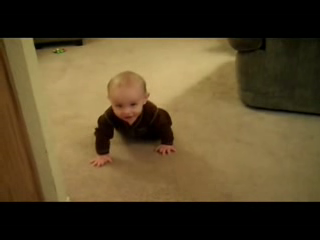
#> input picture frame 16 of ASSIGNMENT(COM-601)/BABY.avi, 320 x 240 px
$ jupyter execute ASSIGNMENT.ipynb
#> lines starting #> are read from the running program, lines starting #| are printed output that depends on the picture
[cell 1]
import cv2
import numpy as np
from hmmlearn import hmm
import joblib
import matplotlib.pyplot as plt

def extract_motion_features(video_path):
#> called with video_path = 'BABY.avi'
    cap = cv2.VideoCapture('BABY.avi')
    prev_gray = None
    features = []

    while cap.isOpened():
        ret, frame = cap.read()
#> frame is the input picture: shape (240, 320, 3); mean B, G, R 41.6, 69.9, 84.9
        if not ret:
            break

        frame = cv2.resize(frame, (320, 240))
        gray = cv2.cvtColor(frame, cv2.COLOR_BGR2GRAY)
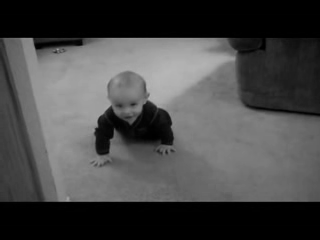
#> gray: shape (240, 320); min 0, max 182, mean 71.2

        if prev_gray is not None:
            flow = cv2.calcOpticalFlowFarneback(prev_gray, gray, None,
                                                pyr_scale=0.5, levels=3, winsize=15,
                                                iterations=3, poly_n=5, poly_sigma=1.2, flags=0)
            mean_flow = np.mean(flow, axis=(0, 1))  # shape (2,)
            features.append(mean_flow)

        prev_gray = gray

    cap.release()
    features = np.array(features)
    return features

def train_hmm(features, n_components=3):
    model = hmm.GaussianHMM(n_components=n_components, covariance_type='diag', n_iter=100)
    model.fit(features)
    return model

def plot_motion_and_states(features, states):
    timesteps = np.arange(len(features))
    vx = features[:, 0]
    vy = features[:, 1]

    plt.figure(figsize=(12, 6))

    # Motion vectors
    plt.subplot(2, 1, 1)
    plt.plot(timesteps, vx, label="Vx (horizontal motion)")
    plt.plot(timesteps, vy, label="Vy (vertical motion)")
    plt.title("Mean Optical Flow Over Time")
    plt.xlabel("Frame Index")
    plt.ylabel("Motion Magnitude")
    plt.legend()

    # HMM states
    plt.subplot(2, 1, 2)
    plt.plot(timesteps, states, 'ro-', label="HMM Predicted State")
    plt.title("Predicted HMM States")
    plt.xlabel("Frame Index")
    plt.ylabel("State")
    plt.yticks(np.arange(np.max(states) + 1))
    plt.legend()

    plt.tight_layout()
    plt.show()

def main():
    # Paths for training and testing videos
    train_video = "BABY.avi"
    test_video = "BABY.avi"

    print("Extracting features from training video...")
    train_features = extract_motion_features(train_video)
    print(f"Training features shape: {train_features.shape}")

    print("Training HMM...")
    model = train_hmm(train_features)

    # Save the trained model
    joblib.dump(model, "motion_hmm.pkl")
    print("Model saved as motion_hmm.pkl")

    print("\nExtracting features from test video...")
    test_features = extract_motion_features(test_video)
    print(f"Test features shape: {test_features.shape}")

    # Load the model and make predictions
    model = joblib.load("motion_hmm.pkl")
    log_likelihood = model.score(test_features)
    print(f"Log-likelihood of the test sequence: {log_likelihood:.2f}")

    states = model.predict(test_features)
    plot_motion_and_states(test_features, states)

if __name__ == "__main__":
    main()


$ run again, starting later in the video
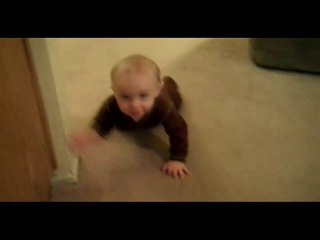
#> input picture frame 74 of ASSIGNMENT(COM-601)/BABY.avi, 320 x 240 px
#> in extract_motion_features, frame is the input picture: shape (240, 320, 3); mean B, G, R 38.3, 63.9, 81.4
#> in extract_motion_features, `gray = cv2.cvtColor(frame, cv2.COLOR_BGR2GRAY)`:
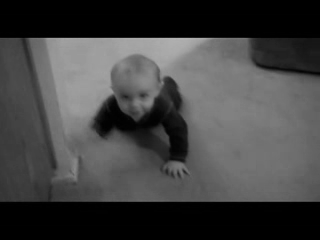
#> gray: shape (240, 320); min 0, max 180, mean 66.2

$ run again, starting later in the video
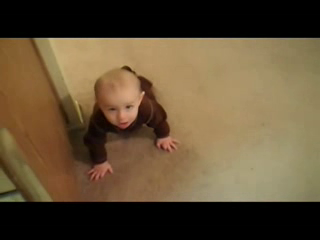
#> input picture frame 132 of ASSIGNMENT(COM-601)/BABY.avi, 320 x 240 px
#> in extract_motion_features, frame is the input picture: shape (240, 320, 3); mean B, G, R 54.2, 79.7, 97.5
#> in extract_motion_features, `gray = cv2.cvtColor(frame, cv2.COLOR_BGR2GRAY)`:
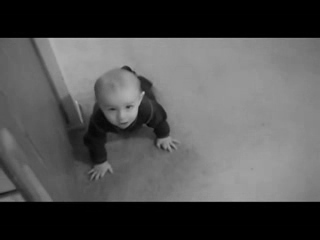
#> gray: shape (240, 320); min 0, max 186, mean 82.1
